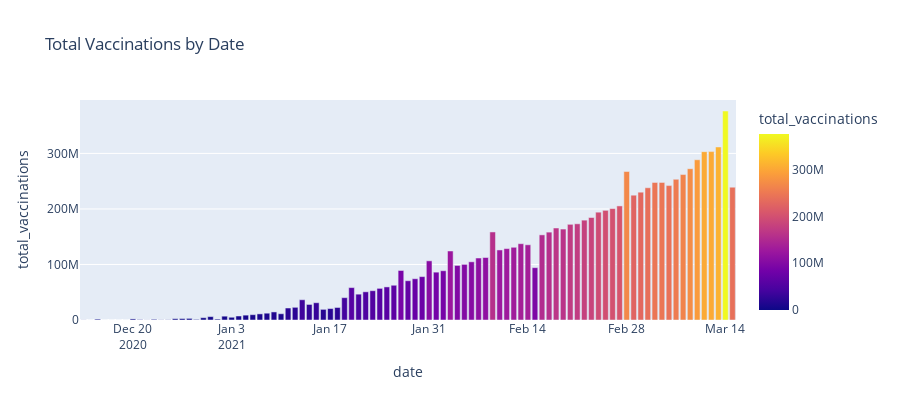

Write notebook code for a chart like this one.
### Code cell
#plot 'date' vs 'total vaccinations' 
fig = px.bar(covid_vacc_by_date, x = covid_vacc_by_date.index, y ='total_vaccinations', hover_data=['total_vaccinations'],color='total_vaccinations',height=400, title='Total Vaccinations by Date')

fig.show()
